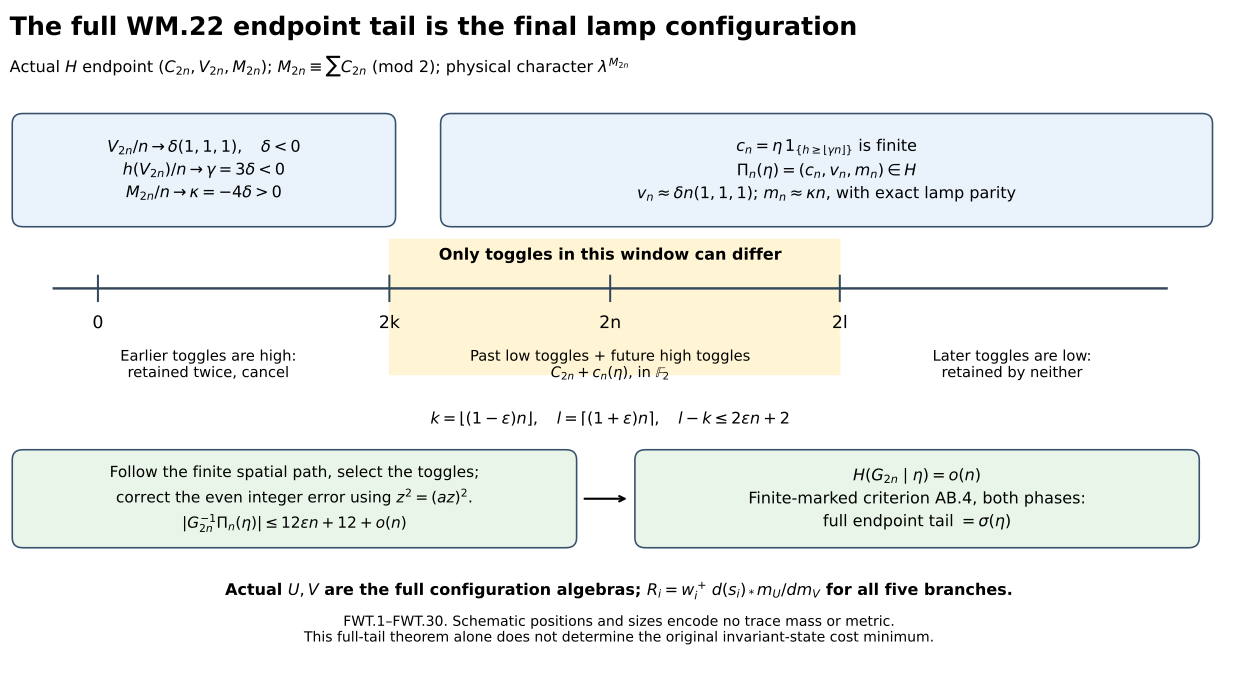

Source code (Python):
"""CC0-1.0. Reproducible schematic for FWT.1--FWT.30."""
from pathlib import Path
import matplotlib
matplotlib.use("Agg")
import matplotlib.pyplot as plt
plt.rcParams["svg.hashsalt"]="full-weighted-endpoint-tail-v20"
from matplotlib.patches import FancyBboxPatch

ROOT = Path(__file__).resolve().parent
fig = plt.figure(figsize=(14, 8), facecolor="white")
ax = fig.add_axes([0.04, 0.06, 0.92, 0.88])
ax.set(xlim=(0, 14), ylim=(0, 8))
ax.axis("off")
ax.text(0, 7.7, "The full WM.22 endpoint tail is the final lamp configuration",
        fontsize=19, weight="bold")
ax.text(0, 7.26,
        r"Actual $H$ endpoint $(C_{2n},V_{2n},M_{2n})$; "
        r"$M_{2n}\equiv\sum C_{2n}\ (\mathrm{mod}\ 2)$; physical character $\lambda^{M_{2n}}$",
        fontsize=12)

def box(x, y, w, h, text, color="#eaf3fc", fs=12):
    patch = FancyBboxPatch((x, y), w, h,
        boxstyle="round,pad=0.12", fc=color, ec="#38516d", lw=1.2)
    ax.add_patch(patch)
    ax.text(x + w/2, y + h/2, text, ha="center", va="center",
            fontsize=fs, linespacing=1.6)
    return patch

box(.15, 5.55, 4.1, 1.1,
    r"$V_{2n}/n\to\delta(1,1,1),\quad \delta<0$" + "\n" +
    r"$h(V_{2n})/n\to\gamma=3\delta<0$" + "\n" +
    r"$M_{2n}/n\to\kappa=-4\delta>0$")
box(5, 5.55, 8.5, 1.1,
    r"$c_n=\eta\,1_{\{h\geq\lfloor\gamma n\rfloor\}}$ is finite" + "\n" +
    r"$\Pi_n(\eta)=(c_n,v_n,m_n)\in H$" + "\n" +
    r"$v_n\approx\delta n(1,1,1)$; $m_n\approx\kappa n$, with exact lamp parity")

# The time coordinate is schematic; vertical coordinates encode no heights.
ax.plot([.5, 13.1], [4.7, 4.7], color="#32475a", lw=1.8)
ax.axvspan(4.3, 9.4, ymin=.46, ymax=.66, color="#fff1c2", alpha=.7)
for x, label in [(1, "0"), (4.3, "2k"), (6.8, "2n"), (9.4, "2l")]:
    ax.plot([x, x], [4.55, 4.85], color="#32475a")
    ax.text(x, 4.23, label, ha="center", fontsize=13)
ax.text(6.8, 5.04, "Only toggles in this window can differ", ha="center",
        fontsize=12, weight="bold")
ax.text(2.25, 3.65, "Earlier toggles are high:\nretained twice, cancel",
        ha="center", fontsize=11)
ax.text(6.8, 3.65,
        "Past low toggles + future high toggles\n"
        r"$C_{2n}+c_n(\eta)$, in $\mathbb{F}_2$",
        ha="center", fontsize=11)
ax.text(11.35, 3.65, "Later toggles are low:\nretained by neither",
        ha="center", fontsize=11)
ax.text(6.8, 3.10,
        r"$k=\lfloor(1-\epsilon)n\rfloor,\quad"
        r"l=\lceil(1+\epsilon)n\rceil,\quad l-k\leq2\epsilon n+2$",
        ha="center", fontsize=12)

box(.15, 1.75, 6.15, .92,
    "Follow the finite spatial path, select the toggles;\n"
    r"correct the even integer error using $z^2=(az)^2$." + "\n" +
    r"$|G_{2n}^{-1}\Pi_n(\eta)|\leq12\epsilon n+12+o(n)$",
    color="#e8f5e8", fs=11.5)
box(7.2, 1.75, 6.15, .92,
    r"$H(G_{2n}\mid\eta)=o(n)$" + "\n" +
    "Finite-marked criterion AB.4, both phases:\n" +
    r"full endpoint tail $=\sigma(\eta)$",
    color="#e8f5e8", fs=12)
ax.annotate("", xy=(7.02, 2.21), xytext=(6.48, 2.21),
            arrowprops={"arrowstyle":"->", "lw":1.6})
ax.text(6.9, 1.07,
    r"Actual $U,V$ are the full configuration algebras; "
    r"$R_i=w_i^+\,d(s_i)_*m_U/dm_V$ for all five branches.",
    ha="center", fontsize=12, weight="bold")
ax.text(6.9, .52,
    "FWT.1–FWT.30. Schematic positions and sizes encode no trace mass or metric.\n"
    "This full-tail theorem alone does not determine the original invariant-state cost minimum.",
    ha="center", fontsize=10.5)
fig.savefig(ROOT / "full-weighted-endpoint-tail-v20.png", dpi=180, bbox_inches="tight")
fig.savefig(ROOT / "full-weighted-endpoint-tail-v20.svg", bbox_inches="tight", metadata={"Date":None})
print(str(ROOT / "full-weighted-endpoint-tail-v20.png"))

# Normalize serializer whitespace while retaining every SVG coordinate and label.
svg_path=ROOT / "full-weighted-endpoint-tail-v20.svg"
svg_path.write_text("\n".join(line.rstrip() for line in svg_path.read_text(encoding="utf-8").splitlines()).rstrip()+"\n",encoding="utf-8")
